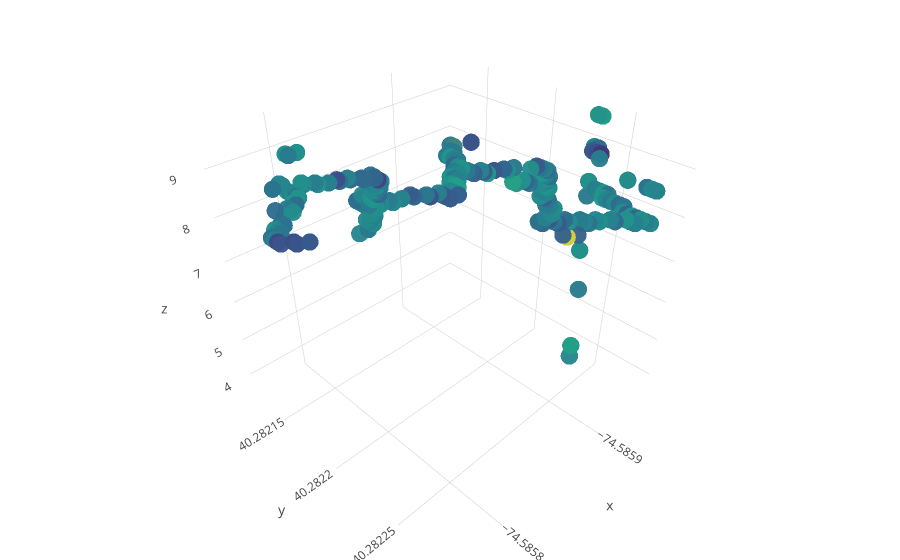

Notebook cell for this chart:
### Code cell
trace1 = go.Scatter3d(
    x=joined_freq['longitude'],
    y=joined_freq['latitude'],
    z=joined_freq['ascent'],
    mode='markers',
    marker=dict(
        size=6,
        color=joined_freq['dBm'],                # set color to an array/list of desired values
        colorscale='Viridis',   # choose a colorscale
        opacity=0.8
    )
)

data = [trace1]
layout = go.Layout(
    margin=dict(
        l=0,
        r=0,
        b=0,
        t=0
    )
)
fig = go.Figure(data=data, layout=layout)
iplot(fig, filename='3d-scatter-colorscale')

### Figure 1 — Plotly figure (JSON) as saved in the notebook; plotly's stock layout.template omitted (floating-point values rounded to 4 significant figures; data arrays with more than 128 entries replaced by an {"elided": "..."} marker saying what was removed)
{"data": [{"marker": {"color": {"elided": "966 float values"}, "colorscale": "Viridis", "opacity": 0.8, "size": 6}, "mode": "markers", "type": "scatter3d", "x": {"elided": "966 float values"}, "y": {"elided": "966 float values"}, "z": {"elided": "966 float values"}}], "layout": {"margin": {"b": 0, "l": 0, "r": 0, "t": 0}}}
